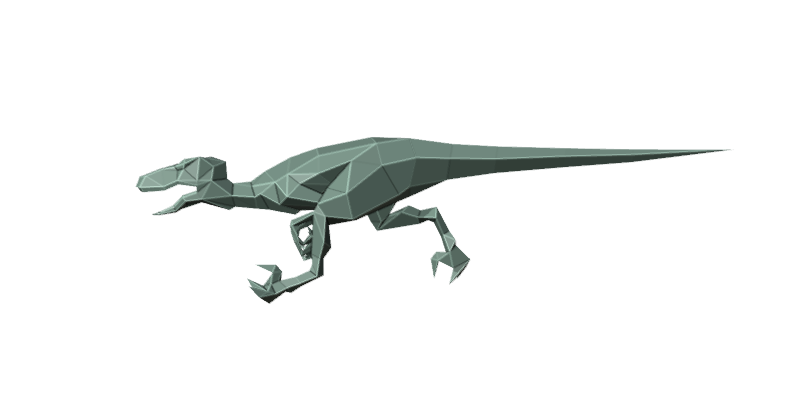
#> input picture notes/digitigrade-reference-2026-09-12/run-inspection-wide/run-00.png, 800 x 400 px; its folder holds only this picture in this run
$ python package_inspection.py
#> lines starting #> are read from the running program, lines starting #| are printed output that depends on the picture
"""Make an attributed review from measured third-party poses and local renders."""

import json
import math
from pathlib import Path

from PIL import Image, ImageDraw, ImageFont

root = Path(__file__).resolve().parent
out = root/'run-inspection-wide'
samples = json.loads((out/'sampled-run.json').read_text())['samples']
#> (reads notes/digitigrade-reference-2026-09-12/run-inspection-wide/sampled-run.json from the repository)
font = ImageFont.load_default(size=18)
small = ImageFont.load_default(size=14)
frames = []
for index in range(16):
    page = Image.new('RGB', (1000, 500), '#202b29')
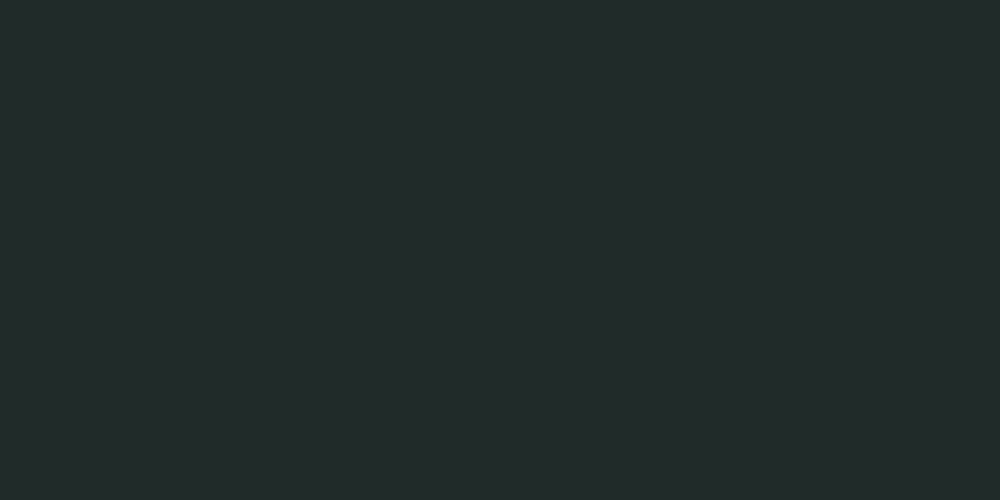
#> page: PIL image 1000x500 RGB; mean R, G, B 32, 43, 41
    draw = ImageDraw.Draw(page)
    render = Image.open(out/f'run-{index:02}.png').convert('RGBA')
#> render is the input picture: PIL image 800x400 RGBA; mean R, G, B, A 241.2, 242.8, 242.1, 20
    page.paste(render.resize((680, 340)), (0, 80), render.resize((680, 340)))
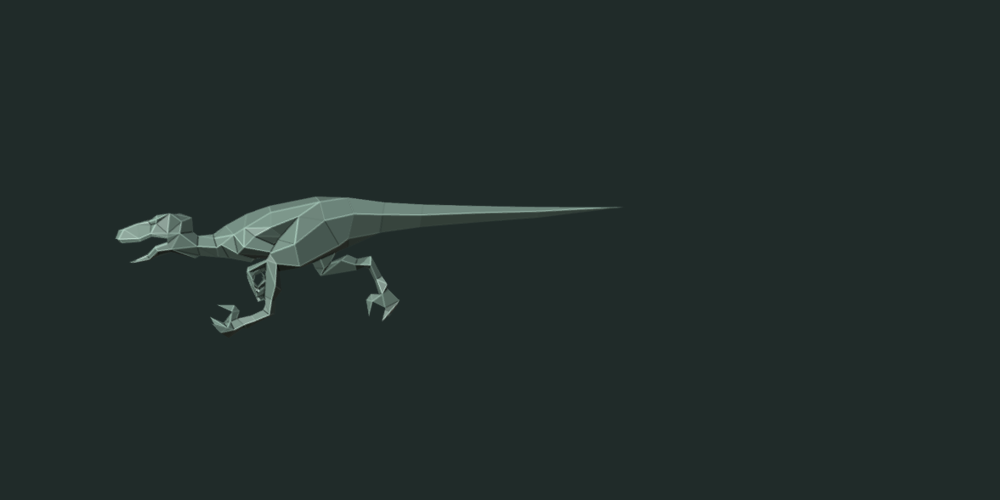
#> page: PIL image 1000x500 RGB; mean R, G, B 34.2, 45.5, 43.3
    draw.text((22, 16), 'Downloaded run: Low Spec Velociraptor / pistachio / CC BY 4.0', font=font, fill='#f0e8d0')
    draw.text((22, 47), f'Original run, frame {index:02} of the advertised 16-frame cycle, 30 fps', font=small, fill='#abbeb8')
    draw.text((22, 462), 'Diagnostic render only: flat color and side camera added; source rig/action unchanged.', font=small, fill='#abbeb8')
    draw.text((708, 85), 'Left leg / side projection', font=font, fill='#f0e8d0')
    bones = samples[index]['bones']
    point = lambda p: (840+p[1]*350, 440-p[2]*350)
    colors = ['#e8ba72', '#8bc7e8', '#f28e8e', '#a6d78c']
    for name, color, label in zip(('thigh.l', 'leg1.l', 'leg2.l', 'foot.l'), colors,
                                 ('Thigh', 'Shin', 'Raised foot segment', 'Toes')):
        a, b = map(point, bones[name])
        draw.line([a, b], fill=color, width=5)
        draw.ellipse((a[0]-4, a[1]-4, a[0]+4, a[1]+4), fill=color)
    for i, (color, label) in enumerate(zip(colors, ('Thigh', 'Shin', 'Raised foot segment', 'Toes'))):
        draw.text((705, 120+i*22), label, fill=color, font=small)
#> (the run stopped early here; a loop or call above may not have finished)
